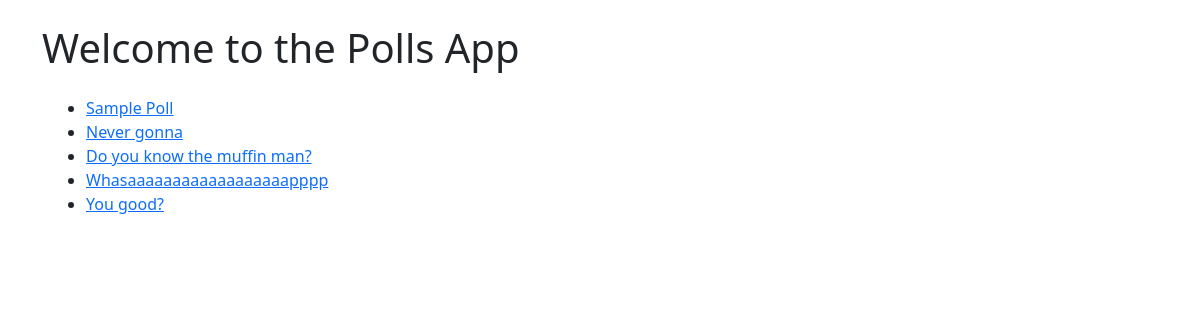
Screenshot of /polls/ with the database file from the repository.
### polls/models.py (models this page shows, shortened)
class Question(models.Model):
    question_text = models.CharField(max_length=200)
    pub_date = models.DateTimeField("date published")

### polls/views.py (the view)
# urls.py: path("", views.IndexView.as_view(), name="index"),
class IndexView(generic.ListView):
    template_name = "polls/index.html"
    context_object_name = "latest_question_list"
    def get_queryset(self):
        return Question.objects.filter(pub_date__lte=timezone.now()).order_by("-pub_date")[:5]

### polls/templates/polls/index.html
{% extends "base_polls.html" %}
{% block content %}
    <div class="container">
        {% if latest_question_list %}
            <ul>
                {% for question in latest_question_list %}
                    <li><a href="{% url 'polls:detail' question.id %}">{{ question.question_text }}</a></li>
                {% endfor %}
            </ul>
        {% else %}
            <p>No polls are available.</p>
        {% endif %}
    </div>
{% endblock %}

### rows the page displays
Question: question_text "Sample Poll"
Question: question_text "Never gonna"
Question: question_text "Do you know the muffin man?"
Question: question_text "Whasaaaaaaaaaaaaaaaaaapppp"
Question: question_text "You good?"
